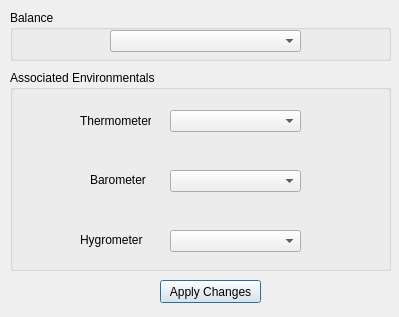
<?xml version="1.0" encoding="UTF-8"?>
<ui version="4.0">
 <class>Dialog</class>
 <widget class="QDialog" name="Dialog">
  <property name="geometry">
   <rect>
    <x>0</x>
    <y>0</y>
    <width>399</width>
    <height>317</height>
   </rect>
  </property>
  <property name="windowTitle">
   <string>Edit Stations</string>
  </property>
  <widget class="QGroupBox" name="groupBox">
   <property name="geometry">
    <rect>
     <x>10</x>
     <y>10</y>
     <width>381</width>
     <height>51</height>
    </rect>
   </property>
   <property name="title">
    <string>Balance</string>
   </property>
   <widget class="QComboBox" name="balanceCombo">
    <property name="geometry">
     <rect>
      <x>100</x>
      <y>20</y>
      <width>191</width>
      <height>22</height>
     </rect>
    </property>
   </widget>
  </widget>
  <widget class="QGroupBox" name="groupBox_2">
   <property name="geometry">
    <rect>
     <x>10</x>
     <y>70</y>
     <width>381</width>
     <height>201</height>
    </rect>
   </property>
   <property name="title">
    <string>Associated Environmentals</string>
   </property>
   <widget class="QLabel" name="label">
    <property name="geometry">
     <rect>
      <x>70</x>
      <y>40</y>
      <width>71</width>
      <height>21</height>
     </rect>
    </property>
    <property name="text">
     <string>Thermometer</string>
    </property>
   </widget>
   <widget class="QLabel" name="label_2">
    <property name="geometry">
     <rect>
      <x>80</x>
      <y>100</y>
      <width>61</width>
      <height>20</height>
     </rect>
    </property>
    <property name="text">
     <string>Barometer</string>
    </property>
   </widget>
   <widget class="QLabel" name="label_3">
    <property name="geometry">
     <rect>
      <x>70</x>
      <y>160</y>
      <width>71</width>
      <height>20</height>
     </rect>
    </property>
    <property name="text">
     <string>Hygrometer</string>
    </property>
   </widget>
   <widget class="QComboBox" name="thermometerCombo">
    <property name="geometry">
     <rect>
      <x>160</x>
      <y>40</y>
      <width>131</width>
      <height>22</height>
     </rect>
    </property>
   </widget>
   <widget class="QComboBox" name="barometerCombo">
    <property name="geometry">
     <rect>
      <x>160</x>
      <y>100</y>
      <width>131</width>
      <height>22</height>
     </rect>
    </property>
   </widget>
   <widget class="QComboBox" name="hygrometerCombo">
    <property name="geometry">
     <rect>
      <x>160</x>
      <y>160</y>
      <width>131</width>
      <height>22</height>
     </rect>
    </property>
   </widget>
  </widget>
  <widget class="QPushButton" name="applyButton">
   <property name="geometry">
    <rect>
     <x>160</x>
     <y>280</y>
     <width>101</width>
     <height>23</height>
    </rect>
   </property>
   <property name="text">
    <string>Apply Changes</string>
   </property>
  </widget>
 </widget>
 <resources/>
 <connections/>
</ui>
